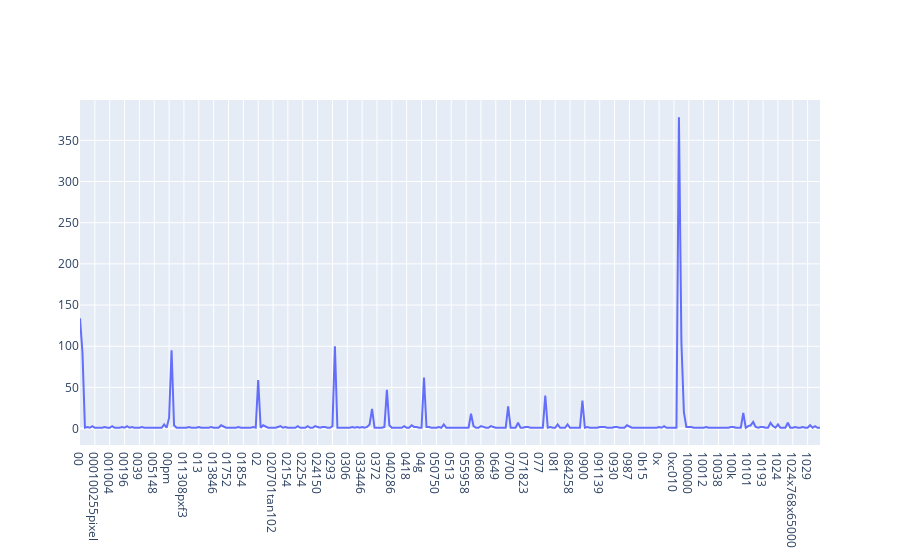

Write notebook code for a chart like this one.
### Markdown cell above
### >>> **Exercise 13 (take home):**
If you want a nicer interactive visualization here, I would encourage you try to install and use plotly to achieve this.

### Code cell
# Answer here
# I use plotly to change the polt showing
import plotly.graph_objects as go2
line = go2.Scatter(x=count_vect.get_feature_names_out()[:300],y=term_frequencies[:300])
fig = go2.Figure(line)
fig.show()

### Figure 1 — Plotly figure (JSON) as saved in the notebook; plotly's stock layout.template omitted (floating-point values rounded to 4 significant figures; data arrays with more than 128 entries replaced by an {"elided": "..."} marker saying what was removed)
{"data": [{"type": "scatter", "x": {"elided": "300 str values"}, "y": {"elided": "300 int values"}}], "layout": {}}
